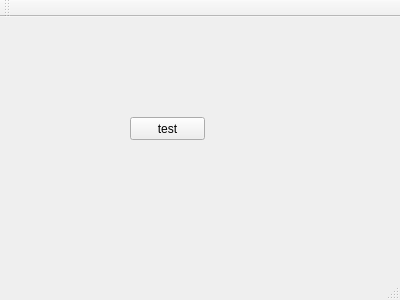
<?xml version="1.0" encoding="UTF-8"?>
<ui version="4.0">
 <class>MainWindow</class>
 <widget class="QMainWindow" name="MainWindow">
  <property name="geometry">
   <rect>
    <x>0</x>
    <y>0</y>
    <width>400</width>
    <height>300</height>
   </rect>
  </property>
  <property name="windowTitle">
   <string>MainWindow</string>
  </property>
  <widget class="QWidget" name="centralWidget">
   <widget class="QPushButton" name="pushButton">
    <property name="geometry">
     <rect>
      <x>130</x>
      <y>100</y>
      <width>75</width>
      <height>23</height>
     </rect>
    </property>
    <property name="text">
     <string>test</string>
    </property>
   </widget>
  </widget>
  <widget class="QMenuBar" name="menuBar">
   <property name="geometry">
    <rect>
     <x>0</x>
     <y>0</y>
     <width>400</width>
     <height>23</height>
    </rect>
   </property>
  </widget>
  <widget class="QToolBar" name="mainToolBar">
   <attribute name="toolBarArea">
    <enum>TopToolBarArea</enum>
   </attribute>
   <attribute name="toolBarBreak">
    <bool>false</bool>
   </attribute>
  </widget>
  <widget class="QStatusBar" name="statusBar"/>
 </widget>
 <layoutdefault spacing="6" margin="11"/>
 <resources/>
 <connections/>
</ui>
